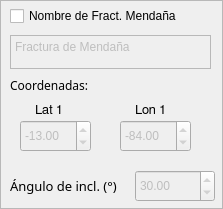
       <widget class="QFrame" name="frame_4">
        <property name="geometry">
         <rect>
          <x>0</x>
          <y>206</y>
          <width>223</width>
          <height>209</height>
         </rect>
        </property>
        <property name="frameShape">
         <enum>QFrame::StyledPanel</enum>
        </property>
        <property name="frameShadow">
         <enum>QFrame::Raised</enum>
        </property>
        <widget class="QDoubleSpinBox" name="val_LON1_7">
         <property name="enabled">
          <bool>false</bool>
         </property>
         <property name="geometry">
          <rect>
           <x>120</x>
           <y>120</y>
           <width>71</width>
           <height>32</height>
          </rect>
         </property>
         <property name="minimum">
          <double>-180.000000000000000</double>
         </property>
         <property name="maximum">
          <double>180.000000000000000</double>
         </property>
         <property name="singleStep">
          <double>0.010000000000000</double>
         </property>
         <property name="value">
          <double>-84.000000000000000</double>
         </property>
        </widget>
        <widget class="QDoubleSpinBox" name="val_angulo_mend">
         <property name="enabled">
          <bool>false</bool>
         </property>
         <property name="geometry">
          <rect>
           <x>135</x>
           <y>170</y>
           <width>80</width>
           <height>32</height>
          </rect>
         </property>
         <property name="minimum">
          <double>-360.000000000000000</double>
         </property>
         <property name="maximum">
          <double>360.000000000000000</double>
         </property>
         <property name="singleStep">
          <double>0.010000000000000</double>
         </property>
         <property name="value">
          <double>30.000000000000000</double>
         </property>
        </widget>
        <widget class="QLabel" name="Text_lon01_6">
         <property name="geometry">
          <rect>
           <x>135</x>
           <y>100</y>
           <width>41</width>
           <height>21</height>
          </rect>
         </property>
         <property name="font">
          <font>
           <family>FreeSans</family>
           <pointsize>10</pointsize>
           <weight>50</weight>
           <italic>false</italic>
           <bold>false</bold>
           <kerning>true</kerning>
          </font>
         </property>
         <property name="text">
          <string>&lt;html&gt;&lt;head/&gt;&lt;body&gt;&lt;p&gt;Lon 1&lt;/p&gt;&lt;/body&gt;&lt;/html&gt;</string>
         </property>
        </widget>
        <widget class="QLabel" name="Text_lat01_6">
         <property name="geometry">
          <rect>
           <x>35</x>
           <y>100</y>
           <width>41</width>
           <height>21</height>
          </rect>
         </property>
         <property name="font">
          <font>
           <family>FreeSans</family>
           <pointsize>10</pointsize>
           <weight>50</weight>
           <italic>false</italic>
           <bold>false</bold>
           <kerning>true</kerning>
          </font>
         </property>
         <property name="text">
          <string>&lt;html&gt;&lt;head/&gt;&lt;body&gt;&lt;p&gt;Lat 1&lt;/p&gt;&lt;/body&gt;&lt;/html&gt;</string>
         </property>
        </widget>
        <widget class="QLabel" name="Titulo_21">
         <property name="geometry">
          <rect>
           <x>10</x>
           <y>70</y>
           <width>211</width>
           <height>31</height>
          </rect>
         </property>
         <property name="font">
          <font>
           <family>Paytone One</family>
           <weight>50</weight>
           <italic>false</italic>
           <bold>false</bold>
           <kerning>true</kerning>
          </font>
         </property>
         <property name="text">
          <string>&lt;html&gt;&lt;head/&gt;&lt;body&gt;&lt;p&gt;Coordenadas:&lt;/p&gt;&lt;/body&gt;&lt;/html&gt;</string>
         </property>
        </widget>
        <widget class="QLabel" name="Text_ang_mendana">
         <property name="geometry">
          <rect>
           <x>10</x>
           <y>170</y>
           <width>120</width>
           <height>31</height>
          </rect>
         </property>
         <property name="font">
          <font>
           <family>Noto Sans</family>
           <pointsize>10</pointsize>
           <weight>50</weight>
           <italic>false</italic>
           <bold>false</bold>
           <kerning>true</kerning>
          </font>
         </property>
         <property name="text">
          <string>Ángulo de incl. (°)</string>
         </property>
        </widget>
        <widget class="QDoubleSpinBox" name="val_LAT1_7">
         <property name="enabled">
          <bool>false</bool>
         </property>
         <property name="geometry">
          <rect>
           <x>20</x>
           <y>120</y>
           <width>71</width>
           <height>32</height>
          </rect>
         </property>
         <property name="minimum">
          <double>-90.000000000000000</double>
         </property>
         <property name="maximum">
          <double>90.000000000000000</double>
         </property>
         <property name="singleStep">
          <double>0.010000000000000</double>
         </property>
         <property name="value">
          <double>-13.000000000000000</double>
         </property>
        </widget>
        <widget class="QCheckBox" name="check_mendana_2">
         <property name="enabled">
          <bool>true</bool>
         </property>
         <property name="geometry">
          <rect>
           <x>10</x>
           <y>5</y>
           <width>240</width>
           <height>22</height>
          </rect>
         </property>
         <property name="text">
          <string>Nombre de Fract. Mendaña</string>
         </property>
         <property name="checkable">
          <bool>true</bool>
         </property>
         <property name="checked">
          <bool>false</bool>
         </property>
         <property name="tristate">
          <bool>false</bool>
         </property>
        </widget>
        <widget class="QPlainTextEdit" name="Titulo_mendana">
         <property name="enabled">
          <bool>false</bool>
         </property>
         <property name="geometry">
          <rect>
           <x>10</x>
           <y>35</y>
           <width>201</width>
           <height>34</height>
          </rect>
         </property>
         <property name="styleSheet">
          <string notr="true"/>
         </property>
         <property name="plainText">
          <string>Fractura de Mendaña</string>
         </property>
        </widget>
       </widget>
